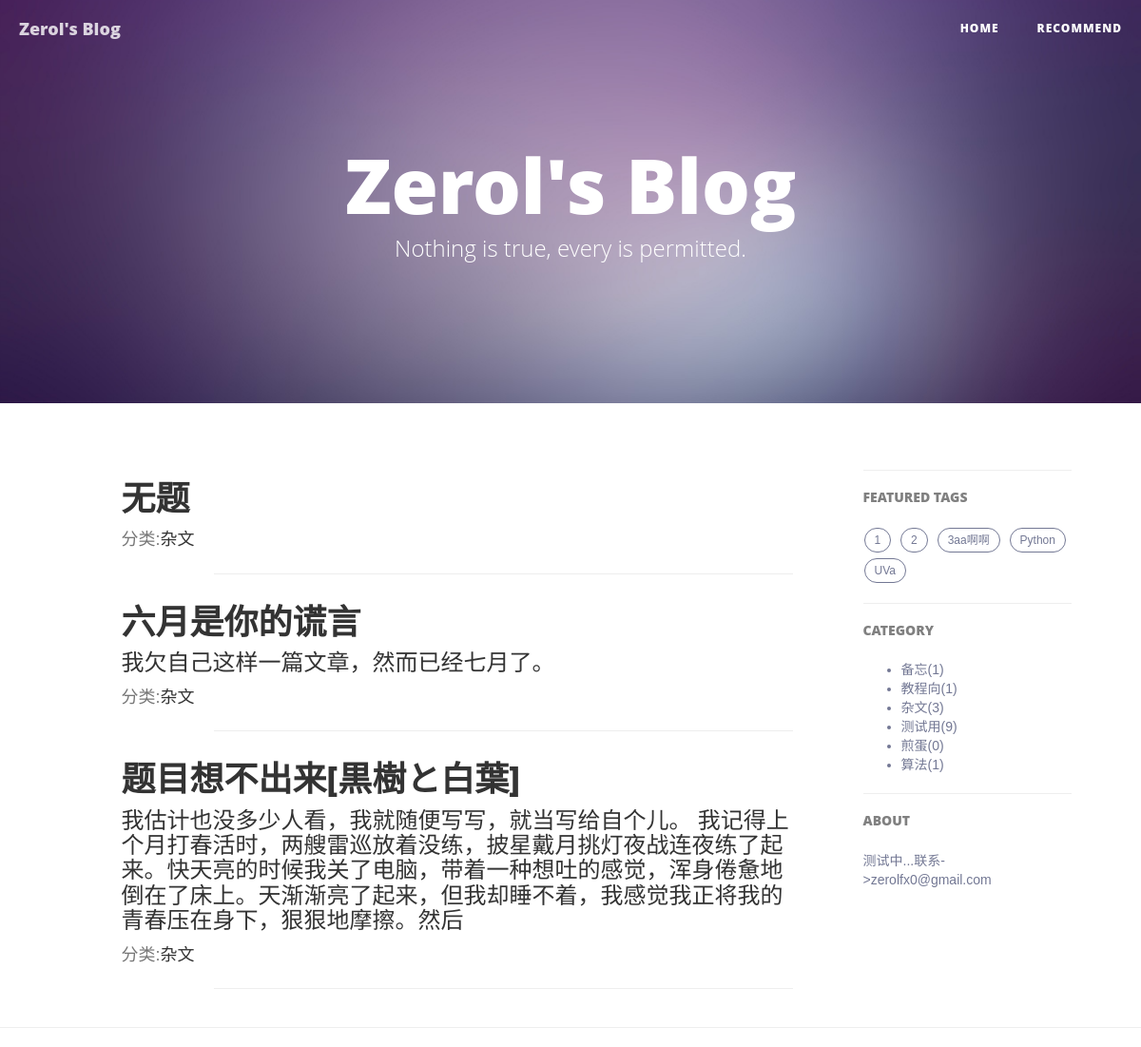
The app's page /category/5/1 with its own data.
### blog/models.py (models this page shows, shortened)
class Article(models.Model):
    STATUS_CHOICES = (
        ('d', 'Draft'),
        ('p', 'Published'),
    )
    title = models.CharField('标题', max_length=70)
    body = models.TextField('正文')
    created_time = models.DateTimeField('创建时间', auto_now_add=True)
    last_modified_time = models.DateTimeField('修改时间', auto_now=True)
    status = models.CharField('文章状态', max_length=1, choices=STATUS_CHOICES)
    abstract = models.TextField('摘要', max_length=140, blank=True, null=True)
    views = models.PositiveIntegerField('浏览量', default=0)
    topped = models.BooleanField('置顶', default=False)
    category = models.ForeignKey('Category', verbose_name='分类', null=True, on_delete=models.SET_NULL)
    tags = models.ManyToManyField('Tag', verbose_name='标签集合', blank=True)
    class Meta:
        ordering = ['-last_modified_time']

class Category(models.Model):
    name = models.CharField('类名', max_length=20)
    created_time = models.DateTimeField('创建时间', auto_now_add=True)
    last_modified_time = models.DateTimeField('修改时间', auto_now=True)

class Tag(models.Model):
    name = models.CharField('标签名', max_length=20)
    created_time = models.DateTimeField('创建时间', auto_now_add=True)
    last_modified_time = models.DateTimeField('修改时间', auto_now=True)

class About(models.Model):
    body = models.TextField('内容')
    name = models.CharField('标题', max_length=20)

### blog/views.py (the view)
# urls.py: url(r'^category/(?P<category_id>\d+)/(?P<page>\d+)$', views.CategoryView.as_view(), name='category'),
class CategoryView(ListView):
    template_name = "index.html"
    context_object_name = "article_list"
    paginate_by = 7
    def get_queryset(self):
        article_list = Article.objects.filter(status='p', category=self.kwargs['category_id'])
        for article in article_list:
            article.body = markdown2.markdown(article.body, extras=['fenced-code-blocks'])
        return article_list
    def get_context_data(self, **kwargs):
        kwargs['category_list'] = Category.objects.all().order_by('name')
        kwargs['tag_list'] = Tag.objects.all().order_by('name')
        kwargs['about_list'] = About.objects.all()
        return super(CategoryView, self).get_context_data(**kwargs)

### templates/index.html (shortened to what this page needs)
{% extends 'base-index.html' %}
{% block content %}
    {% for article in article_list %}
        <div class="post-preview">
            <a href="{% url 'blog:detail' article.pk %}">
                <h2 class="post-title">
                    {{ article.title }}
                </h2>
                <h3 class="post-subtitle">
                    {{ article.abstract }}
                </h3>
            </a>
            <div class="post-preview" style="float: left">
                <p class="post-meta">分类:<a href="{% url 'blog:category' article.category.pk 1 %}">{{ article.category.name }}</a>&nbsp;&nbsp;&nbsp;&nbsp;</p>
            </div>
        </div>
        <br>
        <hr>
    {% endfor %}
{% endblock %}
{% block tags %}
    <hr class="hidden-sm hidden-xs">
    <h5>FEATURED TAGS</h5>
        <div class="tags">
    {% for tag in tag_list %}
        <a href="{% url 'blog:tag' tag.pk 1 %}" title="{{ tag.name }}">
            {{ tag.name }}
        </a>
    {% endfor %}
    </div>
{% endblock %}
{% block category %}
    <ul>
        {% for category in category_list %}
            <li>
                <a href="{% url 'blog:category' category.pk 1 %}" title="{{ category.name }}">
                    {{ category.name }}({{ category.article_set.count }})
                </a>
            </li>
        {% endfor %}
    </ul>
{% endblock %}

### templates/base-index.html
{% extends 'base.html' %}
{% load staticfiles %}
{% block body %}
    <header class="intro-header" style="background-image: url('{% static 'img/home-bg.jpg' %}')">
        <div class="container">
            <div class="row">
                <div class="col-lg-8 col-lg-offset-2 col-md-10 col-md-offset-1">
                    <div class="site-heading">
                        <h1>Zerol's Blog</h1>
                        <span class="subheading">Nothing is true, every is permitted.</span>
                    </div>
                </div>
            </div>
        </div>
    </header>
    <div class="container">
        <div class="row">
    		<div class="
                col-lg-8 col-lg-offset-1
                col-md-8 col-md-offset-1
                col-sm-12
                col-xs-12
                post-container
            ">
                {% block content %}{% endblock %}
            </div>
            <div class="
                col-lg-3 col-lg-offset-0
                col-md-3 col-md-offset-0
                col-sm-12
                col-xs-12
                sidebar-container
            ">
                <section>
                        {% block tags %}{% endblock %}
                    <hr class="hidden-sm hidden-xs">
                    <h5>CATEGORY</h5>
                    <div>
                        {% block category %}{% endblock %}
                    </div>
                {% for about in about_list %}
                    <hr class="hidden-sm hidden-xs">
                    <h5>{{ about.name }}</h5>
                    <div>
                        {{ about.body }}
                    </div>
                {% endfor %}
                </section>
    		</div>
        </div>
    </div>
    <hr>
{% endblock %}

### templates/base.html (style rules this page uses)
body { font-family:"Microsoft YaHei",Arial,Helvetica,sans-serif,"宋体"; }

### records on screen
Article: title "无题", category.name "杂文"
Article: title "六月是你的谎言", abstract "我欠自己这样一篇文章，然而已经七月了。", category.name "杂文"
Article: title "题目想不出来[黒樹と白葉]", abstract "我估计也没多少人看，我就随便写写，就当写给自个儿。 我记得上个月打春活时，两艘雷巡放着没练，披星戴月挑灯夜战连夜练了起来。快天亮的时候我关了电脑，带着一种想吐的感觉，浑身倦惫地倒在了床上。天渐渐亮了起来，但我却睡不着，我感觉我正将我的青春压在身下，狠狠地摩擦。然后", category.name "杂文"
Tag: name "1"
Tag: name "2"
Tag: name "3aa啊啊"
Tag: name "Python"
Tag: name "UVa"
Category: name "备忘", article_set.count "1"
Category: name "教程向", article_set.count "1"
Category: name "杂文", article_set.count "3"
Category: name "测试用", article_set.count "9"
Category: name "煎蛋", article_set.count "0"
Category: name "算法", article_set.count "1"
About: name "ABOUT", body "测试中...联系->zerolfx0@gmail.com"
